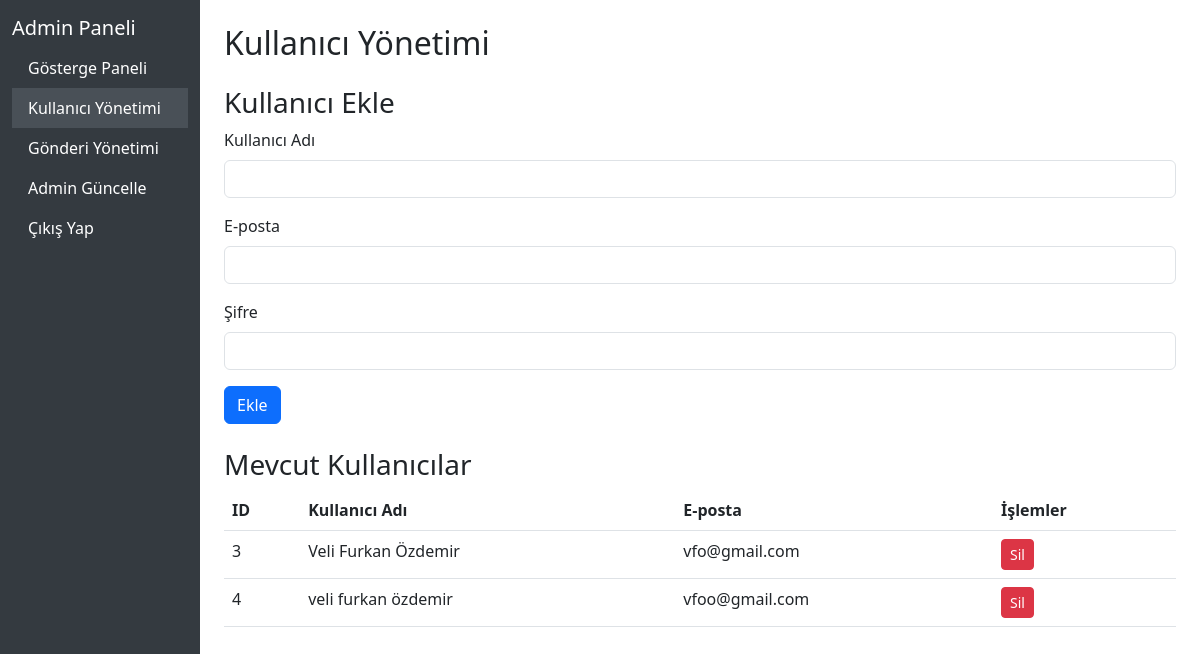
The app's page /admin/user_management.php (signed in) with its own data.
### tables this page shows
CREATE TABLE `kullanici` (
  `id` int(11) NOT NULL,
  `isim` varchar(250) NOT NULL,
  `email` varchar(250) NOT NULL,
  `sifre` varchar(255) NOT NULL,
  `tarih` datetime NOT NULL DEFAULT current_timestamp()
);

### admin/user_management.php (the view, shortened to what this page needs)
<?php
include("../conn/conn.php");
$users_stmt = $conn->prepare("SELECT * FROM kullanici");
$users_stmt->execute();
$users = $users_stmt->fetchAll();
?>
<!DOCTYPE html>
<html lang="tr">
<head>
    <link href="https://cdn.jsdelivr.net/npm/bootstrap@5.3.0-alpha1/dist/css/bootstrap.min.css" rel="stylesheet">
</head>
<body>
<div class="container-fluid">
    <div class="row">
        <nav class="col-md-2 d-none d-md-block sidebar">
            <div class="position-sticky">
                <h5 class="mt-3 text-white">Admin Paneli</h5>
                <ul class="nav flex-column">
                    <li class="nav-item">
                        <a class="nav-link" href="admin_dashboard.php">Gösterge Paneli</a>
                    </li>
                    <li class="nav-item">
                        <a class="nav-link active" href="user_management.php">Kullanıcı Yönetimi</a>
                    </li>
                    <li class="nav-item">
                        <a class="nav-link" href="post_management.php">Gönderi Yönetimi</a>
                    </li>
                    <li class="nav-item">
                        <a class="nav-link" href="admin_update.php">Admin Güncelle</a>
                    </li>
                    <li class="nav-item">
                        <a class="nav-link" href="logout.php">Çıkış Yap</a>
                    </li>
                </ul>
            </div>
        </nav>
        <main class="col-md-9 ms-sm-auto col-lg-10 px-4">
            <h2 class="mt-4">Kullanıcı Yönetimi</h2>
            <h3 class="mt-4">Kullanıcı Ekle</h3>
            <form action="" method="post">
                <div class="mb-3">
                    <label for="username" class="form-label">Kullanıcı Adı</label>
                    <input type="text" class="form-control" id="username" name="username" required>
                </div>
                <div class="mb-3">
                    <label for="email" class="form-label">E-posta</label>
                    <input type="email" class="form-control" id="email" name="email" required>
                </div>
                <div class="mb-3">
                    <label for="password" class="form-label">Şifre</label>
                    <input type="password" class="form-control" id="password" name="password" required>
                </div>
                <button type="submit" name="add_user" class="btn btn-primary">Ekle</button>
            </form>
            <h3 class="mt-4">Mevcut Kullanıcılar</h3>
            <table class="table">
                <thead>
                    <tr>
                        <th>ID</th>
                        <th>Kullanıcı Adı</th>
                        <th>E-posta</th>
                        <th>İşlemler</th>
                    </tr>
                </thead>
                <tbody>
                    <?php foreach ($users as $user): ?>
                        <tr>
                            <td><?php echo htmlspecialchars($user['id']); ?></td>
                            <td><?php echo htmlspecialchars($user['isim']); ?></td>
                            <td><?php echo htmlspecialchars($user['email']); ?></td>
                            <td>
                                <a href="?delete=<?php echo htmlspecialchars($user['id']); ?>" class="btn btn-danger btn-sm" onclick="return confirm('Bu kullanıcıyı silmek istediğinize emin misiniz?');">Sil</a>
                            </td>
                        </tr>
                    <?php endforeach; ?>
                </tbody>
            </table>
        </main>
    </div>
</div>
</body>
</html>

### admin/user_management.php (style rules this page uses)
.sidebar { min-height: 100vh; background-color: #343a40; color: white; }
.sidebar .nav-link { color: white; }
.sidebar .nav-link.active { background-color: #495057; }

### records on screen
kullanici: id "3", isim "Veli Furkan Özdemir", email "vfo@gmail.com"
kullanici: id "4", isim "veli furkan özdemir", email "vfoo@gmail.com"
